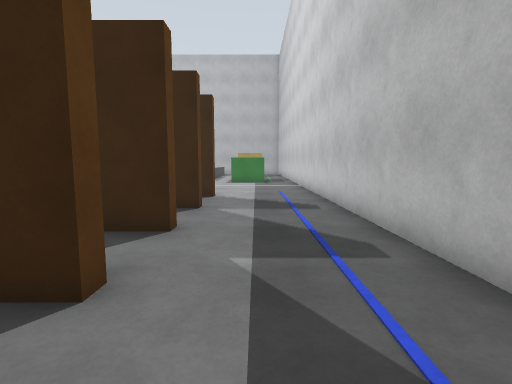
[1] (above)

18 first-person views from a walk through a Gazebo world. The camera is 1.2 m above the floor, tilts 6° down and sees 85° across. The floor is counted in squares, 1 m on a side. Each view is taken from the middle of a square. On the plan, view 1 faces up. The plan holds only what a view shows up to about 12 squares ahead; the rest is blank.

[2]
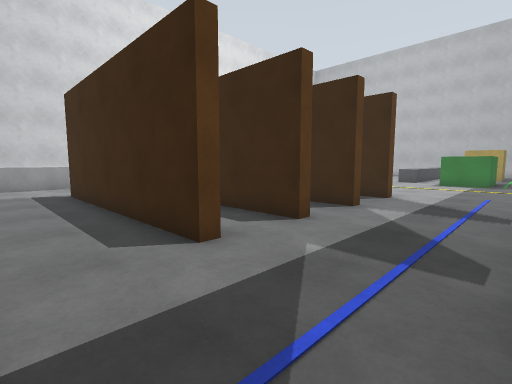

[3]
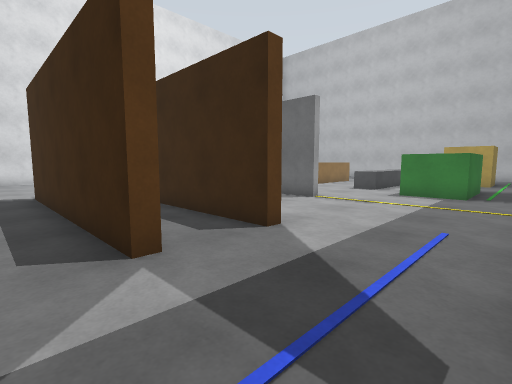

[4]
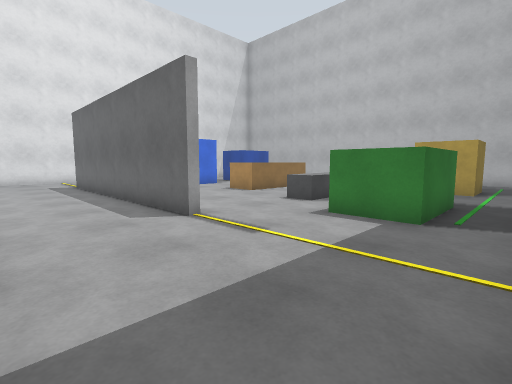

[5]
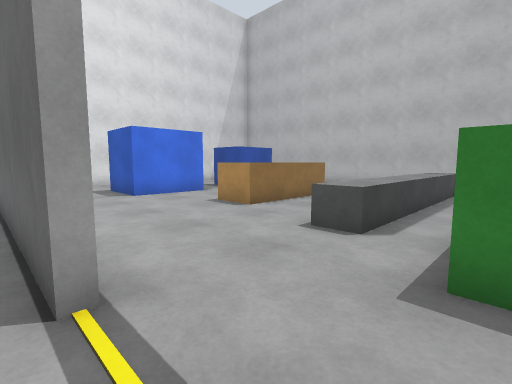

[6]
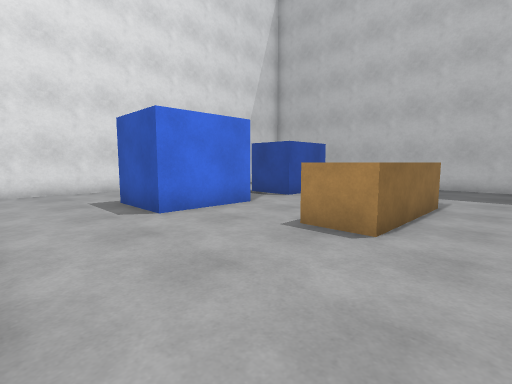

[7]
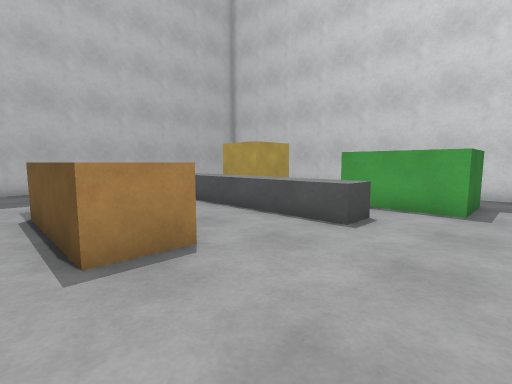

[8]
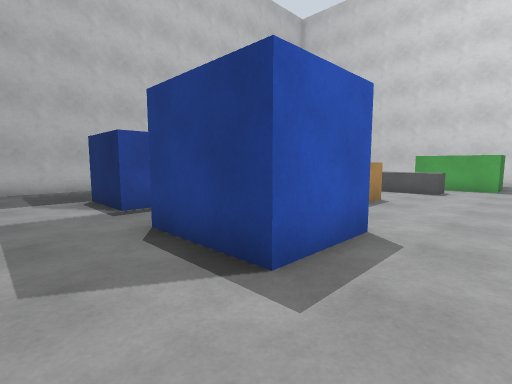

[9]
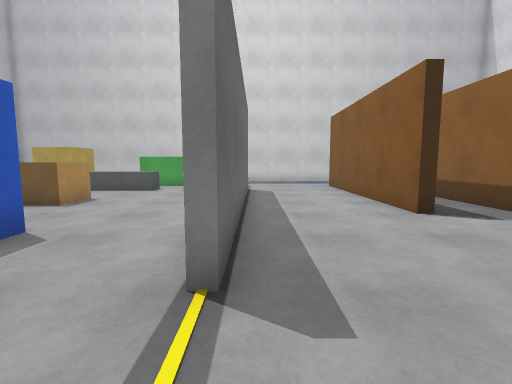

[10]
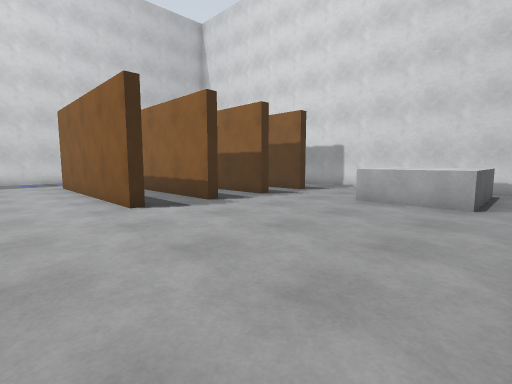

[11]
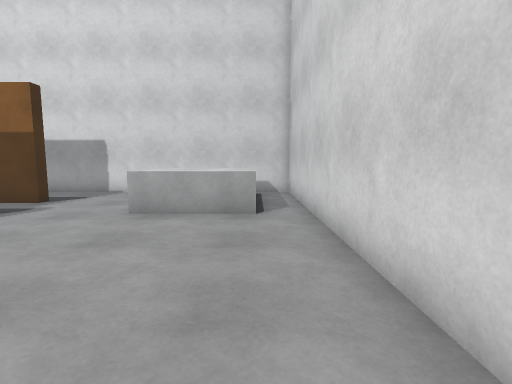

[12]
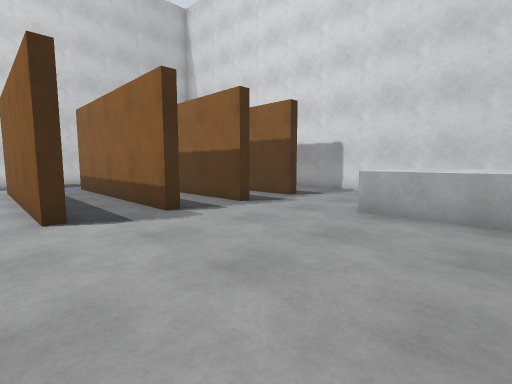

[13]
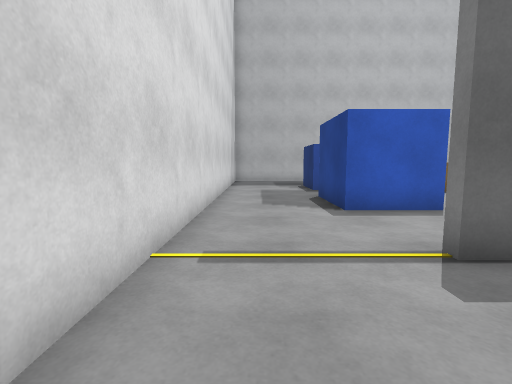

[14]
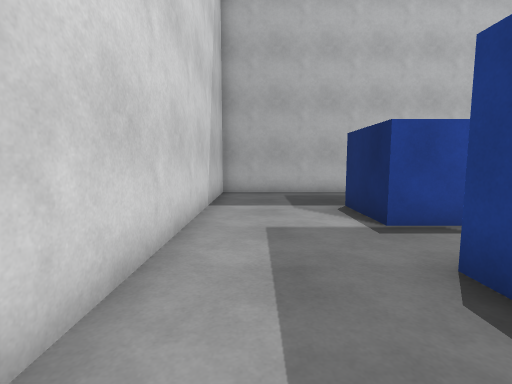

[15]
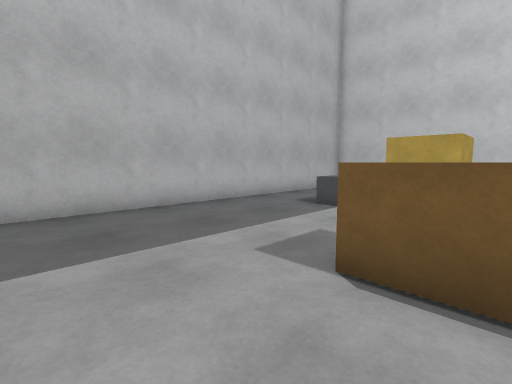

[16]
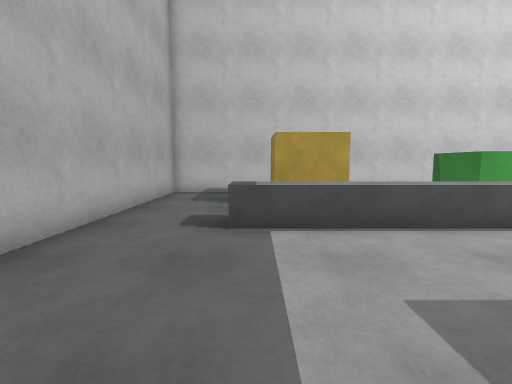

[17]
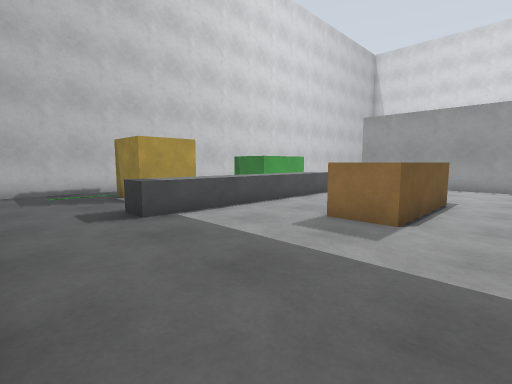

[18]
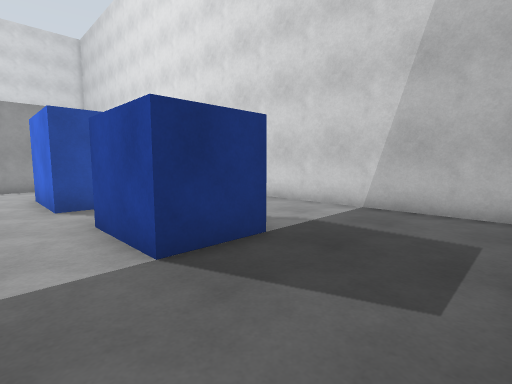

### Floor plan
Points are (right, up) in squares from view 1. A wall is a line through its corners. A room is listed if a view was taken in it or the views show most of it. See-through windows are left out.
Room 1 (views 1, 2, 3, 4, 5, 6, 7, 8, 9, 10, 11, 12, 13, 14, 15, 16, 17, 18)
walls: (-11.8, 14.6) (-7.1, 14.6); (-3.5, 14.8) (-3.5, 14.4) (-13.5, 14.4) (-13.5, 14.8); (-9.5, 9.8) (-9.5, 10.2) (-1.5, 10.2) (-1.5, 9.8) (-5.9, 9.8); (-1.5, 7.8) (-1.5, 7.3) (-9.5, 7.3) (-9.5, 7.7) (-2.1, 7.7); (-9.5, 4.8) (-9.5, 5.2) (-5.8, 5.2); (2.4, 15.6) (2.4, 29.3) (-10.8, 29.3); (-17.3, 9.6) (-17.3, -0.4) (-7.5, -0.4); (-1.5, 5.2) (-1.5, 4.8) (-4.2, 4.8); (-1.5, 2.8) (-1.5, 2.3) (-9.5, 2.3) (-9.5, 2.7) (-7.2, 2.7); (-12.2, 29.3) (-17.3, 29.3) (-17.3, 12.4); (2.4, 2.4) (2.4, 12.1)
objects: grey box (-16, 1) to (-13, 4); blue box (-13, 18) to (-11, 21); blue box (-13, 23) to (-12, 25); bench (-8, 20) to (-7, 23); conveyor (-4, 19) to (-3, 26); green box (-1, 17) to (0, 20); crate (-1, 24) to (0, 25)

Positions as (right, up) in squares from view 1, and headings:
1: (0, 0), facing up
2: (2, 0), facing up-left
3: (2, 6), facing up-left
4: (2, 11), facing up-left
5: (-1, 14), facing up-left
6: (-5, 15), facing up-left
7: (-9, 16), facing up-right
8: (-16, 16), facing up-right
9: (-16, 14), facing right
10: (-17, 13), facing down-right
11: (-16, 11), facing down
12: (-16, 11), facing down-right
13: (-16, 11), facing up
14: (-16, 18), facing up
15: (-11, 22), facing up-right
16: (-9, 26), facing right
17: (-10, 29), facing down-right
18: (-10, 29), facing down-left
